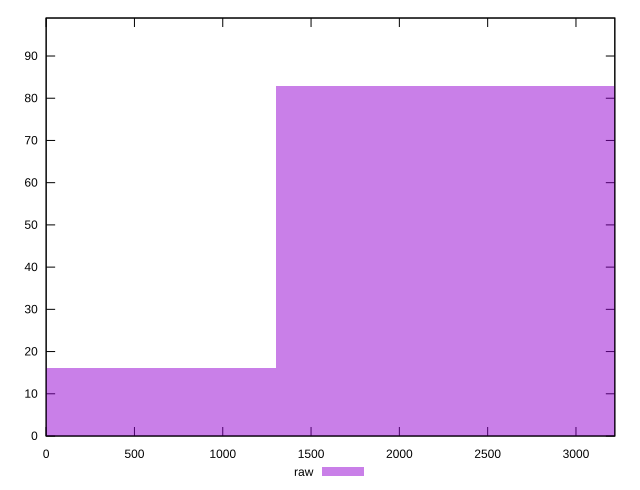

Write the gnuplot code that produced this figure.
reset

$raw <<EOF
2599.5411098857408 83
0 16
EOF

set key outside below
set boxwidth 2599.5411098857408
set xrange [0:3220]
set yrange [0:99]
set trange [0:99]
set style fill transparent solid 0.5 noborder
set terminal svg size 640, 490 enhanced background rgb 'white'
set output "reports/report_00027_2021-02-24T12-40-31.850Z/unused-javascript/samples/card/raw/histogram.svg"

plot $raw title "raw" with boxes

reset
